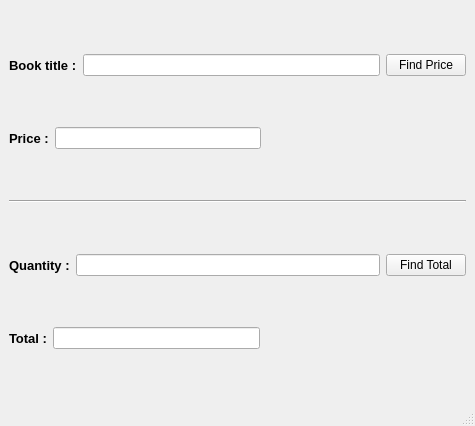
<?xml version="1.0" encoding="UTF-8"?>
<ui version="4.0">
 <class>MainWindow</class>
 <widget class="QMainWindow" name="MainWindow">
  <property name="geometry">
   <rect>
    <x>0</x>
    <y>0</y>
    <width>475</width>
    <height>426</height>
   </rect>
  </property>
  <property name="windowTitle">
   <string>MainWindow</string>
  </property>
  <widget class="QWidget" name="centralwidget">
   <layout class="QVBoxLayout" name="verticalLayout">
    <item>
     <layout class="QHBoxLayout" name="horizontalLayout_2">
      <item>
       <widget class="QLabel" name="label">
        <property name="font">
         <font>
          <family>Arial</family>
          <pointsize>10</pointsize>
          <weight>75</weight>
          <bold>true</bold>
         </font>
        </property>
        <property name="text">
         <string>Book title :</string>
        </property>
       </widget>
      </item>
      <item>
       <widget class="QLineEdit" name="ed1"/>
      </item>
      <item>
       <widget class="QPushButton" name="btn1">
        <property name="text">
         <string>Find Price</string>
        </property>
       </widget>
      </item>
     </layout>
    </item>
    <item>
     <layout class="QHBoxLayout" name="horizontalLayout_3">
      <item>
       <widget class="QLabel" name="label_2">
        <property name="font">
         <font>
          <family>Arial</family>
          <pointsize>10</pointsize>
          <weight>75</weight>
          <bold>true</bold>
         </font>
        </property>
        <property name="text">
         <string>Price :</string>
        </property>
       </widget>
      </item>
      <item>
       <widget class="QLineEdit" name="ed2"/>
      </item>
      <item>
       <spacer name="horizontalSpacer">
        <property name="orientation">
         <enum>Qt::Horizontal</enum>
        </property>
        <property name="sizeHint" stdset="0">
         <size>
          <width>40</width>
          <height>20</height>
         </size>
        </property>
       </spacer>
      </item>
     </layout>
    </item>
    <item>
     <widget class="Line" name="line">
      <property name="orientation">
       <enum>Qt::Horizontal</enum>
      </property>
     </widget>
    </item>
    <item>
     <layout class="QHBoxLayout" name="horizontalLayout_4">
      <item>
       <widget class="QLabel" name="label_3">
        <property name="font">
         <font>
          <family>Arial</family>
          <pointsize>10</pointsize>
          <weight>75</weight>
          <bold>true</bold>
         </font>
        </property>
        <property name="text">
         <string>Quantity :</string>
        </property>
       </widget>
      </item>
      <item>
       <widget class="QLineEdit" name="ed3"/>
      </item>
      <item>
       <widget class="QPushButton" name="btn2">
        <property name="text">
         <string>Find Total</string>
        </property>
       </widget>
      </item>
     </layout>
    </item>
    <item>
     <layout class="QHBoxLayout" name="horizontalLayout_5">
      <item>
       <widget class="QLabel" name="label_4">
        <property name="font">
         <font>
          <family>Arial</family>
          <pointsize>10</pointsize>
          <weight>75</weight>
          <bold>true</bold>
         </font>
        </property>
        <property name="text">
         <string>Total :</string>
        </property>
       </widget>
      </item>
      <item>
       <widget class="QLineEdit" name="ed4"/>
      </item>
      <item>
       <spacer name="horizontalSpacer_2">
        <property name="orientation">
         <enum>Qt::Horizontal</enum>
        </property>
        <property name="sizeHint" stdset="0">
         <size>
          <width>40</width>
          <height>20</height>
         </size>
        </property>
       </spacer>
      </item>
     </layout>
    </item>
   </layout>
   <zorder>verticalLayoutWidget_2</zorder>
   <zorder>label</zorder>
   <zorder>label_2</zorder>
   <zorder>ed1</zorder>
   <zorder>ed2</zorder>
   <zorder>btn1</zorder>
   <zorder>label_2</zorder>
   <zorder>label_3</zorder>
   <zorder>label_4</zorder>
   <zorder>ed3</zorder>
   <zorder>ed4</zorder>
   <zorder>btn2</zorder>
   <zorder></zorder>
   <zorder></zorder>
   <zorder></zorder>
   <zorder></zorder>
   <zorder>line</zorder>
  </widget>
  <widget class="QMenuBar" name="menubar">
   <property name="geometry">
    <rect>
     <x>0</x>
     <y>0</y>
     <width>475</width>
     <height>21</height>
    </rect>
   </property>
  </widget>
  <widget class="QStatusBar" name="statusbar"/>
 </widget>
 <resources/>
 <connections>
  <connection>
   <sender>btn1</sender>
   <signal>clicked()</signal>
   <receiver>ed3</receiver>
   <slot>clear()</slot>
   <hints>
    <hint type="sourcelabel">
     <x>419</x>
     <y>78</y>
    </hint>
    <hint type="destinationlabel">
     <x>308</x>
     <y>256</y>
    </hint>
   </hints>
  </connection>
  <connection>
   <sender>btn1</sender>
   <signal>clicked()</signal>
   <receiver>ed4</receiver>
   <slot>clear()</slot>
   <hints>
    <hint type="sourcelabel">
     <x>448</x>
     <y>77</y>
    </hint>
    <hint type="destinationlabel">
     <x>163</x>
     <y>350</y>
    </hint>
   </hints>
  </connection>
 </connections>
</ui>
